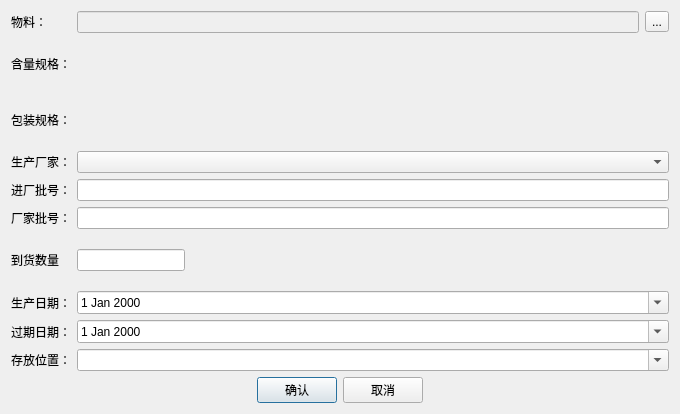
<?xml version="1.0" encoding="UTF-8"?>
<ui version="4.0">
 <class>Dialog</class>
 <widget class="QDialog" name="Dialog">
  <property name="geometry">
   <rect>
    <x>0</x>
    <y>0</y>
    <width>680</width>
    <height>414</height>
   </rect>
  </property>
  <property name="windowTitle">
   <string>编辑采购物料</string>
  </property>
  <layout class="QGridLayout" name="gridLayout">
   <item row="1" column="0">
    <widget class="QLabel" name="label_2">
     <property name="text">
      <string>含量规格：</string>
     </property>
    </widget>
   </item>
   <item row="0" column="1">
    <layout class="QHBoxLayout" name="horizontalLayout_3">
     <item>
      <widget class="QLineEdit" name="lineEdit_stuff">
       <property name="enabled">
        <bool>false</bool>
       </property>
       <property name="focusPolicy">
        <enum>Qt::NoFocus</enum>
       </property>
      </widget>
     </item>
     <item>
      <widget class="QToolButton" name="toolButton_more">
       <property name="focusPolicy">
        <enum>Qt::NoFocus</enum>
       </property>
       <property name="text">
        <string>...</string>
       </property>
      </widget>
     </item>
    </layout>
   </item>
   <item row="4" column="0">
    <widget class="QLabel" name="label_6">
     <property name="text">
      <string>进厂批号：</string>
     </property>
    </widget>
   </item>
   <item row="3" column="0">
    <widget class="QLabel" name="label_5">
     <property name="text">
      <string>生产厂家：</string>
     </property>
    </widget>
   </item>
   <item row="7" column="0">
    <widget class="QLabel" name="label_8">
     <property name="text">
      <string>生产日期：</string>
     </property>
    </widget>
   </item>
   <item row="8" column="0">
    <widget class="QLabel" name="label_9">
     <property name="text">
      <string>过期日期：</string>
     </property>
    </widget>
   </item>
   <item row="5" column="0">
    <widget class="QLabel" name="label_7">
     <property name="text">
      <string>厂家批号：</string>
     </property>
    </widget>
   </item>
   <item row="0" column="0">
    <widget class="QLabel" name="label">
     <property name="text">
      <string>物料：</string>
     </property>
    </widget>
   </item>
   <item row="1" column="1">
    <widget class="QLabel" name="label_spec">
     <property name="text">
      <string/>
     </property>
    </widget>
   </item>
   <item row="10" column="0" colspan="2">
    <layout class="QHBoxLayout" name="horizontalLayout_2">
     <item>
      <spacer name="horizontalSpacer_2">
       <property name="orientation">
        <enum>Qt::Horizontal</enum>
       </property>
       <property name="sizeHint" stdset="0">
        <size>
         <width>40</width>
         <height>20</height>
        </size>
       </property>
      </spacer>
     </item>
     <item>
      <widget class="QPushButton" name="pushButton_accept">
       <property name="text">
        <string>确认</string>
       </property>
      </widget>
     </item>
     <item>
      <widget class="QPushButton" name="pushButton_cancel">
       <property name="text">
        <string>取消</string>
       </property>
      </widget>
     </item>
     <item>
      <spacer name="horizontalSpacer">
       <property name="orientation">
        <enum>Qt::Horizontal</enum>
       </property>
       <property name="sizeHint" stdset="0">
        <size>
         <width>40</width>
         <height>20</height>
        </size>
       </property>
      </spacer>
     </item>
    </layout>
   </item>
   <item row="2" column="0">
    <widget class="QLabel" name="label_3">
     <property name="text">
      <string>包装规格：</string>
     </property>
    </widget>
   </item>
   <item row="2" column="1">
    <widget class="QLabel" name="label_package">
     <property name="text">
      <string/>
     </property>
    </widget>
   </item>
   <item row="6" column="1">
    <layout class="QHBoxLayout" name="horizontalLayout">
     <item>
      <widget class="QLineEdit" name="lineEdit_amount">
       <property name="sizePolicy">
        <sizepolicy hsizetype="Fixed" vsizetype="Fixed">
         <horstretch>0</horstretch>
         <verstretch>0</verstretch>
        </sizepolicy>
       </property>
      </widget>
     </item>
     <item>
      <widget class="QLabel" name="label_unit">
       <property name="text">
        <string/>
       </property>
      </widget>
     </item>
    </layout>
   </item>
   <item row="6" column="0">
    <widget class="QLabel" name="label_4">
     <property name="text">
      <string>到货数量</string>
     </property>
    </widget>
   </item>
   <item row="9" column="0">
    <widget class="QLabel" name="label_10">
     <property name="text">
      <string>存放位置：</string>
     </property>
    </widget>
   </item>
   <item row="9" column="1">
    <widget class="QComboBox" name="comboBox_location">
     <property name="editable">
      <bool>true</bool>
     </property>
    </widget>
   </item>
   <item row="3" column="1">
    <widget class="QComboBox" name="comboBox_producer">
     <property name="editable">
      <bool>false</bool>
     </property>
    </widget>
   </item>
   <item row="4" column="1">
    <widget class="QLineEdit" name="lineEdit_batchno"/>
   </item>
   <item row="5" column="1">
    <widget class="QLineEdit" name="lineEdit_mbatchno"/>
   </item>
   <item row="7" column="1">
    <widget class="QDateEdit" name="dateEdit_makedate">
     <property name="calendarPopup">
      <bool>true</bool>
     </property>
    </widget>
   </item>
   <item row="8" column="1">
    <widget class="QDateEdit" name="dateEdit_invaliddate">
     <property name="calendarPopup">
      <bool>true</bool>
     </property>
    </widget>
   </item>
  </layout>
 </widget>
 <tabstops>
  <tabstop>comboBox_producer</tabstop>
  <tabstop>lineEdit_batchno</tabstop>
  <tabstop>lineEdit_mbatchno</tabstop>
  <tabstop>lineEdit_amount</tabstop>
  <tabstop>dateEdit_makedate</tabstop>
  <tabstop>dateEdit_invaliddate</tabstop>
  <tabstop>comboBox_location</tabstop>
  <tabstop>pushButton_accept</tabstop>
  <tabstop>pushButton_cancel</tabstop>
 </tabstops>
 <resources/>
 <connections/>
</ui>
